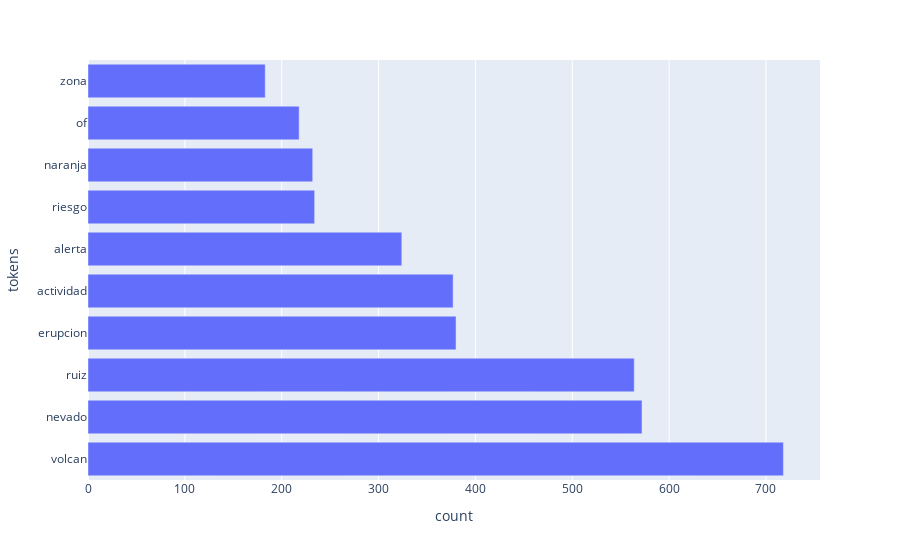

Notebook cell for this chart:
### Code cell
# It is the top 10 of most common words in the tweets.
count_of_words_dataset_top_10 = count_of_words_dataset.iloc[:10]

# Plotting Bar Diagram
px.bar(count_of_words_dataset_top_10, x='count', y='tokens')

### Figure 1 — Plotly figure (JSON) as saved in the notebook; plotly's stock layout.template omitted (floating-point values rounded to 4 significant figures)
{"data": [{"alignmentgroup": "True", "hovertemplate": "count=%{x}<br>tokens=%{y}<extra></extra>", "legendgroup": "", "marker": {"color": "#636efa", "pattern": {"shape": ""}}, "name": "", "offsetgroup": "", "orientation": "h", "showlegend": false, "textposition": "auto", "type": "bar", "x": [718, 572, 564, 380, 377, 324, 234, 232, 218, 183], "xaxis": "x", "y": ["volcan", "nevado", "ruiz", "erupcion", "actividad", "alerta", "riesgo", "naranja", "of", "zona"], "yaxis": "y"}], "layout": {"barmode": "relative", "legend": {"tracegroupgap": 0}, "margin": {"t": 60}, "xaxis": {"anchor": "y", "domain": [0, 1], "title": {"text": "count"}}, "yaxis": {"anchor": "x", "domain": [0, 1], "title": {"text": "tokens"}}}}
